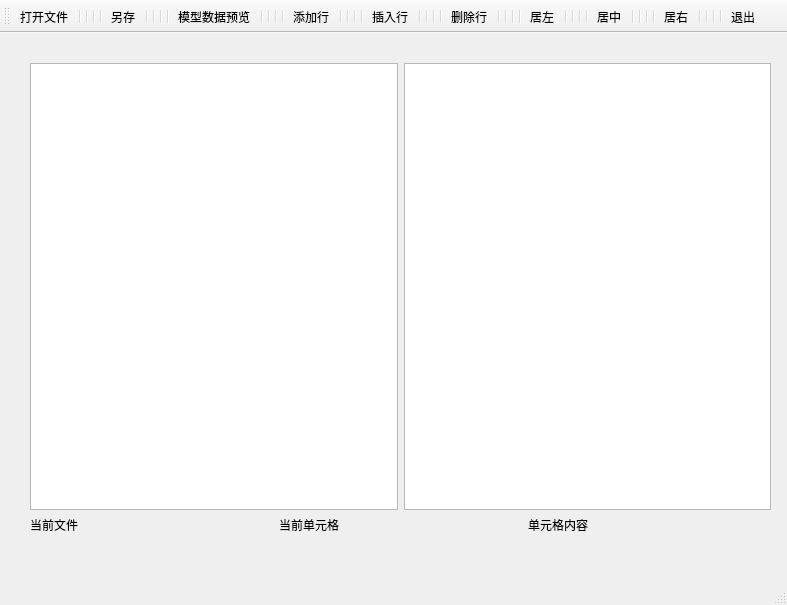
<?xml version="1.0" encoding="UTF-8"?>
<ui version="4.0">
 <class>MainWindow</class>
 <widget class="QMainWindow" name="MainWindow">
  <property name="geometry">
   <rect>
    <x>0</x>
    <y>0</y>
    <width>787</width>
    <height>605</height>
   </rect>
  </property>
  <property name="windowTitle">
   <string>MainWindow</string>
  </property>
  <widget class="QWidget" name="centralwidget">
   <widget class="QWidget" name="">
    <property name="geometry">
     <rect>
      <x>30</x>
      <y>30</y>
      <width>741</width>
      <height>471</height>
     </rect>
    </property>
    <layout class="QVBoxLayout" name="verticalLayout">
     <item>
      <layout class="QHBoxLayout" name="horizontalLayout">
       <item>
        <widget class="QTableView" name="tableView"/>
       </item>
       <item>
        <widget class="QPlainTextEdit" name="plainTextEdit"/>
       </item>
      </layout>
     </item>
     <item>
      <layout class="QHBoxLayout" name="horizontalLayout_2">
       <item>
        <widget class="QLabel" name="labCurrentFile">
         <property name="text">
          <string>当前文件</string>
         </property>
        </widget>
       </item>
       <item>
        <widget class="QLabel" name="labCurrentCell">
         <property name="text">
          <string>当前单元格</string>
         </property>
        </widget>
       </item>
       <item>
        <widget class="QLabel" name="labCellContext">
         <property name="text">
          <string>单元格内容</string>
         </property>
        </widget>
       </item>
      </layout>
     </item>
    </layout>
   </widget>
  </widget>
  <widget class="QMenuBar" name="menubar">
   <property name="geometry">
    <rect>
     <x>0</x>
     <y>0</y>
     <width>787</width>
     <height>22</height>
    </rect>
   </property>
  </widget>
  <widget class="QStatusBar" name="statusbar"/>
  <widget class="QToolBar" name="toolBar">
   <property name="windowTitle">
    <string>toolBar</string>
   </property>
   <attribute name="toolBarArea">
    <enum>TopToolBarArea</enum>
   </attribute>
   <attribute name="toolBarBreak">
    <bool>false</bool>
   </attribute>
   <addaction name="actOpenFile"/>
   <addaction name="separator"/>
   <addaction name="separator"/>
   <addaction name="separator"/>
   <addaction name="separator"/>
   <addaction name="actSave"/>
   <addaction name="separator"/>
   <addaction name="separator"/>
   <addaction name="separator"/>
   <addaction name="separator"/>
   <addaction name="actDateModelView"/>
   <addaction name="separator"/>
   <addaction name="separator"/>
   <addaction name="separator"/>
   <addaction name="separator"/>
   <addaction name="actAddRow"/>
   <addaction name="separator"/>
   <addaction name="separator"/>
   <addaction name="separator"/>
   <addaction name="separator"/>
   <addaction name="actInsertRow"/>
   <addaction name="separator"/>
   <addaction name="separator"/>
   <addaction name="separator"/>
   <addaction name="separator"/>
   <addaction name="actDeleteRow"/>
   <addaction name="separator"/>
   <addaction name="separator"/>
   <addaction name="separator"/>
   <addaction name="separator"/>
   <addaction name="actLeft"/>
   <addaction name="separator"/>
   <addaction name="separator"/>
   <addaction name="separator"/>
   <addaction name="separator"/>
   <addaction name="actMid"/>
   <addaction name="separator"/>
   <addaction name="separator"/>
   <addaction name="separator"/>
   <addaction name="separator"/>
   <addaction name="actRight"/>
   <addaction name="separator"/>
   <addaction name="separator"/>
   <addaction name="separator"/>
   <addaction name="separator"/>
   <addaction name="actExit"/>
  </widget>
  <action name="actOpenFile">
   <property name="icon">
    <iconset>
     <normaloff>../../Users/20610/Desktop/图标/文件.ico</normaloff>../../Users/20610/Desktop/图标/文件.ico</iconset>
   </property>
   <property name="text">
    <string>打开文件</string>
   </property>
   <property name="toolTip">
    <string>打开文件</string>
   </property>
  </action>
  <action name="actSave">
   <property name="text">
    <string>另存</string>
   </property>
   <property name="toolTip">
    <string>另存</string>
   </property>
  </action>
  <action name="actDateModelView">
   <property name="text">
    <string>模型数据预览</string>
   </property>
   <property name="toolTip">
    <string>模型数据预览</string>
   </property>
  </action>
  <action name="actAddRow">
   <property name="text">
    <string>添加行</string>
   </property>
   <property name="toolTip">
    <string>添加行</string>
   </property>
  </action>
  <action name="actInsertRow">
   <property name="text">
    <string>插入行</string>
   </property>
   <property name="toolTip">
    <string>插入行</string>
   </property>
  </action>
  <action name="actDeleteRow">
   <property name="text">
    <string>删除行</string>
   </property>
   <property name="toolTip">
    <string>删除行</string>
   </property>
  </action>
  <action name="actMid">
   <property name="text">
    <string>居中</string>
   </property>
   <property name="toolTip">
    <string>居中</string>
   </property>
  </action>
  <action name="actLeft">
   <property name="text">
    <string>居左</string>
   </property>
   <property name="toolTip">
    <string>居左</string>
   </property>
  </action>
  <action name="actRight">
   <property name="text">
    <string>居右</string>
   </property>
   <property name="toolTip">
    <string>居右</string>
   </property>
  </action>
  <action name="actExit">
   <property name="text">
    <string>退出</string>
   </property>
   <property name="toolTip">
    <string>退出</string>
   </property>
  </action>
 </widget>
 <resources/>
 <connections/>
</ui>
